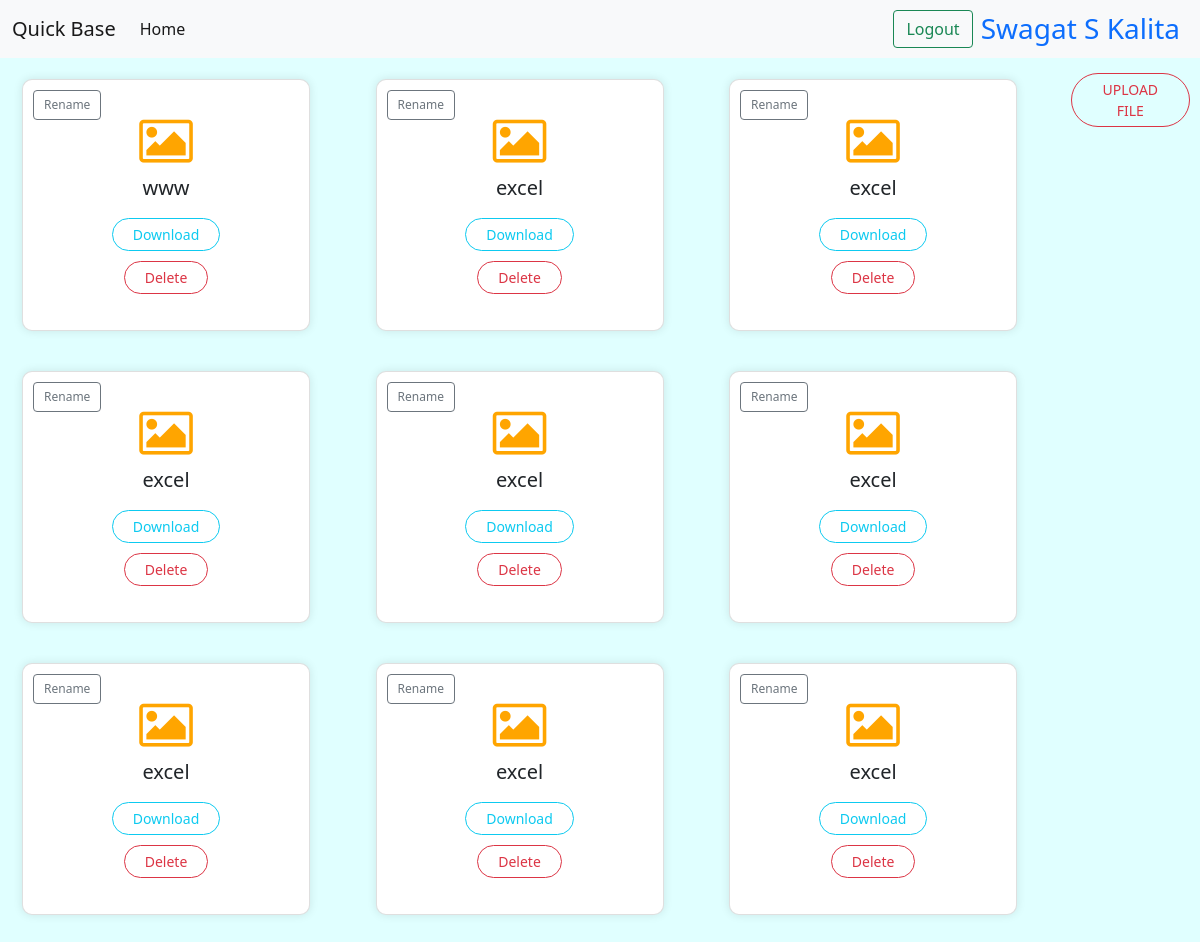
Page /folder/16/ (signed in) on the committed database.
### googledriveapp/models.py (models this page shows, shortened)
class File(models.Model):
    filetitle = models.CharField(max_length=50)
    folder = models.ForeignKey(Folder,on_delete=models.CASCADE)
    file = models.FileField(upload_to="Files")
    filedetails = models.name = models.CharField(max_length=50, blank=False)

### googledriveapp/views.py (the view)
# urls.py: path("folder/<int:folderid>/",views.folder, name="folder"),
def folder(request,folderid):
    if request.user.is_authenticated:
        folder_user = Folder.objects.get(id=folderid)
        files = File.objects.filter(folder=folder_user)
        context = {'folderid':folderid,'files':files}
        if request.method == 'POST':
            file_user = request.FILES.get('file')
            file_title = request.POST.get('filetitle')
            fileadd = File.objects.create(filetitle=file_title,file=file_user,folder=folder_user)
        return render(request,'folder.html',context)
    else:
        return redirect('signup')

### googledriveapp/templates/folder.html (shortened to what this page needs)
{% extends 'base.html' %}
{% block body %}
{% load static %}
<div style="display: flex; justify-content: space-between; padding: 5px 10px">
  <div class="">
    <div class="container py-3">
      <div class="row">
        {% for i in files %}
          <div class="col-sm">
            <div class="card file-card" style="width: 18rem">
              <div class="card-body">
                <link rel="stylesheet" href="https://cdnjs.cloudflare.com/ajax/libs/font-awesome/4.7.0/css/font-awesome.min.css">
                {% if i.filedetails == 'Image' %}
                  <i class="fa fa-image" style="font-size:50px;color:orange;"></i>
                {% elif i.filedetails == 'PDF' %}
                  <i class="fa fa-file-pdf-o" style="font-size:50px;color:red;"></i>
                {% elif i.filedetails == 'Word' %}
                  <i class="fa fa-file-text" style="font-size:50px;color:blue;"></i>
                {% elif i.filedetails == 'Excel' %}
                  <i class="fa fa-file-excel-o" style="font-size:50px;color:green;"></i>
                {% else %}
                  <i class="fa fa-file" style="font-size:50px;color:gray;"></i>
                {% endif %}
                <h5 class="card-title">
                  <span id="file-title-{{ i.id }}">{{ i.filetitle }}</span>
                  <button id="rename-btn-{{ i.id }}" class="btn btn-outline-secondary rename-btn" onclick="toggleRenameInput('{{ i.id }}')">Rename</button>
                </h5>
                <a href="{{i.file.url}}" download="{{i.file}}" class="btn btn-outline-info">Download</a>
                <a href="{% url 'delete_file' i.id %}" class="btn btn-outline-danger">Delete</a>
              </div>
            </div>
          </div>
        {% endfor %}
      </div>
    </div>
  </div>
  <div class="">
    <button type="button" class="btn btn-outline-danger" data-bs-toggle="modal" data-bs-target="#exampleModal">
      UPLOAD FILE
    </button>
  </div>
</div>
{% endblock body %}

### googledriveapp/templates/base.html (shortened to what this page needs)
<!DOCTYPE html>
<html lang="en">
  <head>
    <link
      href="https://cdn.jsdelivr.net/npm/bootstrap@5.0.1/dist/css/bootstrap.min.css"
      rel="stylesheet"
    />
  </head>
  <body>
    <nav class="navbar navbar-expand-lg navbar-light bg-light">
      <div class="container-fluid">
        <a class="navbar-brand" href="#">Quick Base</a>
        <div class="collapse navbar-collapse" id="navbarSupportedContent">
          <ul class="navbar-nav me-auto mb-2 mb-lg-0">
          {% if user.is_authenticated %}
            <li class="nav-item">
              <a
                class="nav-link active"
                aria-current="page"
                href="{% url 'index' %}"
                >Home</a
              >
            </li>
              {% endif %}
          </ul>
          {% if user.is_authenticated %}
          <a href="{% url 'logout' %}" class="btn btn-outline-success">Logout</a>
          <h3 class="text-primary my-1 mx-2">{{user.get_full_name}}</h3>
            {% endif %}
        </div>
      </div>
    </nav>
    {% block body %}{% endblock body %}
  </body>
</html>

### googledriveapp/templates/base.html (style rules this page uses)
body { overflow-x: hidden; }

### rows in the picture
File: filedetails "Image" (drawn), filetitle "www"
File: filedetails "Image" (drawn), filetitle "excel"
File: filedetails "Image" (drawn), filetitle "excel"
File: filedetails "Image" (drawn), filetitle "excel"
File: filedetails "Image" (drawn), filetitle "excel"
File: filedetails "Image" (drawn), filetitle "excel"
File: filedetails "Image" (drawn), filetitle "excel"
File: filedetails "Image" (drawn), filetitle "excel"
File: filedetails "Image" (drawn), filetitle "excel"

### other values in the picture
{{ user.get_full_name }} "Swagat S Kalita"
